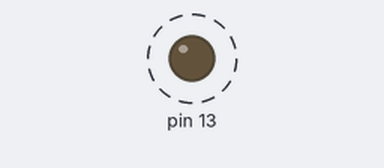
The sketch below on a simulated Arduino Uno, built with avr-gcc and run on an emulated ATmega328P. Shown: output pins drawn as LEDs (lit = HIGH). Dashed ring = blinking. What the sketch prints to the serial monitor is not drawn. At 121.0 s the program stops and its outputs stay as they are.

Above: at 0.5 s.
Timing chart, 0 to 4.6 s (numbered marks = the images above):
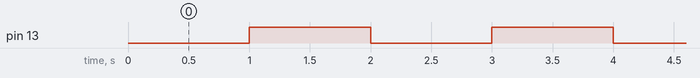

Measured:
- by itself, pin 13: alternates HIGH for 1.0 s and LOW for 1.0 s, 120 changes in all, then stays LOW

The sketch:

Lab5ex2.1.ino
```cpp
void setup() {
  Serial.begin(9600);
  pinMode(13, HIGH);
  Serial.println("Start");
}

void loop() {
  int Secs = 0;
  for(Secs = 0; Secs <=120; Secs++)
  {
    if(Secs == 0 || Secs <= 120)
    {
      digitalWrite(13,Secs%2);
      delay(1000);
    }
  }
  Serial.println("STOP");
  while(true);

}
```
